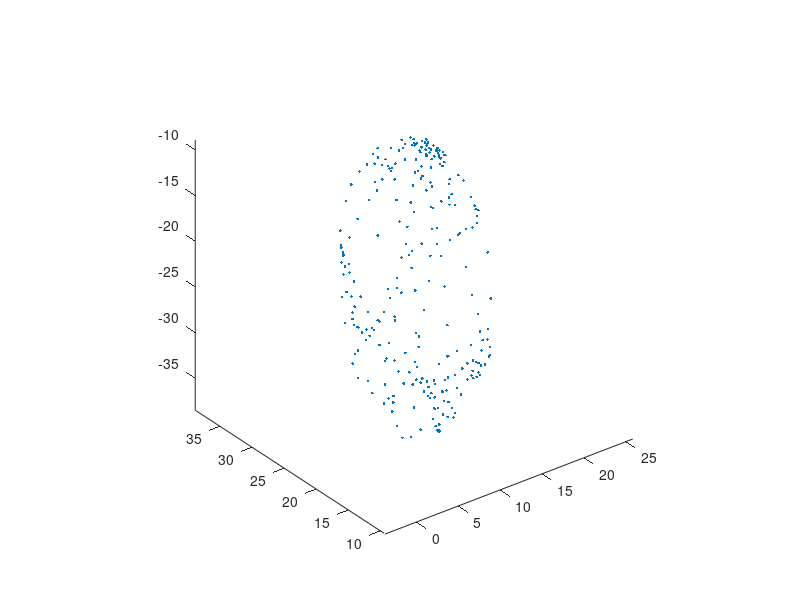

The MATLAB source for this figure: (Note: this script raises an error after producing the figure.)
clear;
clc;
close all;

A  =[
13.5917  24.1500 -36.4750 
 13.5917  24.1083 -36.4333 
 13.4750  24.4750 -36.0917 
 13.5167  25.1917 -35.1500 
 13.5000  24.9667 -35.6667 
 13.1500  24.3167 -36.4583 
 13.0250  23.5083 -37.1500 
 12.3500  22.7583 -37.7583 
 12.0083  21.8833 -38.0250 
 11.7250  21.3167 -38.0667 
 11.4250  20.6667 -37.8417 
 11.1667  20.1917 -37.4750 
 10.7500  19.7167 -37.0500 
 10.3583  19.1917 -36.0250 
 10.2750  18.4750 -34.5500 
 10.2583  18.3000 -33.0167 
 10.2583  17.9167 -31.6917 
 10.3000  17.7750 -30.1833 
 10.3000  17.6833 -27.8167 
 10.3167  17.8750 -24.5250 
 10.6250  18.7250 -20.7750 
 10.8417  19.5417 -17.9250 
 11.1000  20.5500 -15.3833 
 11.1833  21.2500 -13.5667 
 11.1667  22.2667 -12.0833 
 11.1000  23.0083 -11.0833 
 11.1250  23.5083 -10.5250 
 10.7667  23.5083 -10.5500 
 10.1000  22.9417 -11.4667 
  9.3417  22.2917 -12.7667 
  8.3750  21.5667 -14.7667 
  7.2667  21.0250 -17.4750 
  6.5667  20.8417 -19.4333 
  5.8583  20.9333 -21.3833 
  5.3000  21.2250 -22.8333 
  4.9417  21.4583 -23.8750 
  4.6250  21.9000 -24.8917 
  4.4583  22.3333 -25.6833 
  4.3000  22.7333 -26.2333 
  4.1750  23.1417 -25.6000 
  4.0000  23.4583 -25.1083 
  4.0417  23.8000 -25.2167 
  3.9167  24.1083 -25.1083 
  3.9750  24.3833 -24.6000 
  3.9750  24.3833 -23.8750 
  4.0417  24.6083 -22.2500 
  4.3583  25.3500 -20.0833 
  4.4333  26.1417 -19.8417 
  5.0167  27.2250 -18.9833 
  5.5833  28.2167 -18.8167 
  6.1417  28.9583 -19.6500 
  6.8083  29.5917 -21.0833 
  7.7667  29.8833 -22.4417 
  8.3917  29.8833 -24.5833 
  9.0583  29.7250 -26.3917 
  9.6250  29.3167 -28.1083 
  9.7750  28.9167 -29.6917 
 10.2250  28.3333 -31.4417 
 10.6417  27.7667 -32.8083 
 11.4667  26.9750 -34.1917 
 12.3750  25.9333 -35.4250 
 13.1750  25.2167 -36.1750 
 14.5000  24.2083 -36.1083 
 15.5833  23.2083 -35.7083 
 16.2917  22.5417 -34.7083 
 16.7917  21.4750 -33.6333 
 17.0083  20.7083 -32.4667 
 16.9833  20.0583 -31.3083 
 16.5667  19.3333 -30.6500 
 16.1250  18.7667 -29.3917 
 15.4833  18.3417 -28.1083 
 14.6000  17.9583 -27.7083 
 12.9583  17.6417 -27.5167 
 11.2917  17.6000 -27.5833 
 10.2083  17.7333 -27.8417 
  9.4000  17.9333 -28.5000 
  8.5000  18.5500 -31.9333 
  8.5000  19.6500 -36.1333 
  8.5167  21.2083 -37.6833 
  8.6917  22.7333 -38.5000 
  9.1917  24.2250 -38.1083 
  9.5417  25.4417 -37.1750 
  9.9000  27.0167 -35.0500 
 10.5833  27.9667 -33.1667 
 11.4667  28.4167 -31.6917 
 12.5083  28.9333 -29.4333 
 13.5583  29.2750 -27.3333 
 14.7583  29.6833 -23.8083 
 15.4417  29.6833 -19.3500 
 15.9250  29.0500 -15.3000 
 15.7500  28.2333 -12.5083 
 15.1833  27.3833 -10.7583 
 14.4167  26.4750  -9.5667 
 13.8750  25.5250  -9.2667 
 12.9750  24.6750  -9.3917 
 12.2083  24.5167  -9.3083 
 11.4000  24.1500  -9.6500 
 10.3583  24.5417  -9.4583 
  9.0833  24.8833 -10.1250 
  7.9583  24.9250 -10.9750 
  7.2500  24.8333 -11.8917 
  6.6083  25.2917 -12.9167 
  5.6667  25.7750 -14.8750 
  5.3417  26.6333 -17.1917 
  5.3167  27.5000 -19.4583 
  5.7083  28.0417 -22.0167 
  6.4000  28.4667 -24.3833 
  7.3500  28.4417 -26.3000 
  8.5417  28.1417 -29.0917 
  9.8833  27.7667 -31.0833 
 11.0083  27.0167 -32.8083 
 12.1083  26.1417 -34.1083 
 13.1083  25.4250 -34.8083 
 14.0167  24.7500 -35.0500 
 14.8167  24.0667 -34.9333 
 15.5833  23.5500 -34.4000 
 16.1833  23.2083 -33.7667 
 16.5500  22.8750 -33.1833 
 16.8500  22.4000 -32.7667 
 16.7667  21.8583 -32.6750 
 16.3083  21.7250 -33.3833 
 16.0833  21.6500 -33.7917 
 15.9833  21.2083 -33.8500 
 15.8000  20.4583 -33.3000 
 15.7667  19.8750 -32.8333 
 15.3583  19.1917 -31.3333 
 15.0833  18.7667 -29.3917 
 14.6917  18.5000 -27.0250 
 14.5167  18.6083 -25.0917 
 14.0583  18.9000 -23.0000 
 13.6917  19.3833 -20.0167 
 13.5583  20.3917 -16.9000 
 14.0583  21.5417 -14.3583 
 14.5417  23.0833 -12.9583 
 14.7167  24.3583 -11.6333 
 14.0583  25.5250 -10.4667 
 12.9750  26.3417  -9.6333 
 12.7667  26.5667  -9.6500 
 13.0250  26.5250  -9.8000 
 13.5417  26.1417  -9.9417 
 13.6917  26.3167 -10.1250 
 13.8500  26.4750 -10.2250 
 13.6500  27.0000  -9.9833 
 14.3000  27.0417 -10.6083 
 14.9000  27.2500 -11.2250 
 15.3583  27.6750 -12.3000 
 16.1833  28.0417 -13.9750 
 16.5250  28.3500 -16.3417 
 16.6250  28.6250 -18.7583 
 16.6417  28.4667 -21.1000 
 16.3583  28.3917 -23.8750 
 15.9417  28.0583 -26.3417 
 15.1833  27.7917 -29.1250 
 14.1917  27.3583 -31.4667 
 13.9583  27.0917 -32.4000 
 13.2583  26.7667 -33.6667 
 11.7250  26.5000 -35.3583 
 10.3167  26.2583 -36.1333 
  9.6917  26.2083 -36.1333 
  8.9167  25.8917 -36.2583 
  7.8500  27.0667 -33.9750 
  7.0917  28.0083 -31.2083 
  6.5667  28.8750 -28.0083 
  6.5500  29.3833 -25.3833 
  6.7917  29.7500 -21.8500 
  6.5500  29.6333 -18.2500 
  7.0083  29.3833 -15.0500 
  7.3500  28.9750 -13.1667 
  7.7167  28.1417 -11.5083 
  8.0000  27.3417 -10.4833 
  8.2750  26.5250 -10.0833 
  8.5167  25.7333  -9.9833 
  8.7750  25.1250  -9.9000 
  8.7583  24.8500 -10.0417 
  8.8000  24.6917 -10.2500 
  9.0833  25.8917  -9.6083 
  9.8167  28.0833  -9.6500 
 10.0417  29.0500 -10.8417 
 11.1250  29.7083 -11.8917 
 11.3583  30.4667 -15.0083 
 11.6833  30.4833 -20.9750 
 12.1500  29.4750 -26.5583 
 12.2667  28.5500 -29.5917 
 12.4833  27.2250 -32.5917 
 12.6917  25.8000 -34.9583 
 12.9333  23.2333 -37.0667 
 12.9750  21.3000 -37.0500 
 12.4833  19.7167 -36.2333 
 12.0917  19.0000 -35.3000 
 11.4667  18.6500 -34.3833 
 10.7250  18.2250 -33.2333 
  9.9750  18.1417 -31.8750 
  9.1000  18.1833 -30.6917 
  7.8750  18.8417 -30.3917 
  7.5083  18.9250 -28.6250 
  7.5250  19.1500 -24.9583 
  7.9167  19.7583 -20.7583 
  8.0000  20.4167 -18.6000 
  8.0500  21.3833 -16.4333 
  8.1500  22.5083 -14.5583 
  8.5417  23.4750 -12.7667 
  9.1500  24.5583 -11.2250 
  9.9250  25.4667 -10.1833 
 11.0083  26.3000  -9.5000 
 12.2083  26.9750  -9.5500 
 13.3500  26.9750  -9.8167 
 14.6000  26.6833 -10.3917 
 15.9250  26.8000 -11.4833 
 16.5667  27.0667 -12.6917 
 16.1250  27.4667 -12.4833 
 15.4833  27.1500 -11.3500 
 15.4250  26.0667 -10.6917 
 15.3417  25.6417 -10.7167 
 15.3000  25.0167 -10.5917 
 15.2333  24.8083 -10.8167 
 15.3583  24.7500 -10.8417 
 14.6250  25.6417  -9.9250 
 13.8167  26.3417  -9.4583 
 13.0000  26.6333  -9.1250 
 12.7500  26.8000  -8.9417 
 11.8750  27.0167  -8.9833 
 10.4000  26.7500  -9.2250 
 10.9417  25.6417  -8.9250 
 12.3500  24.8500  -9.3333 
 14.2583  24.0000 -10.3917 
 15.9000  23.4167 -12.6083 
 17.6333  22.5833 -16.6833 
 18.2167  21.8833 -21.1667 
 18.2167  21.4000 -26.0083 
 17.7167  21.2250 -29.0917 
 16.6667  21.3000 -32.4667 
 15.0417  21.9250 -35.6417 
 13.2333  23.1417 -37.0500 
 11.3833  24.4750 -36.9417 
  9.5833  25.3333 -36.1500 
  7.5500  25.9333 -34.6833 
  5.7917  25.8500 -32.3833 
  4.4583  24.9833 -29.9417 
  4.0167  23.5917 -27.7250 
  4.8167  21.5667 -23.7500 
  6.4417  20.6833 -20.3917 
  8.2750  20.7083 -17.0083 
  9.3417  20.5917 -16.5000 
 10.7250  20.0250 -16.7917 
 12.2667  19.9667 -16.8417 
 13.5917  20.1417 -16.6250 
 14.3833  20.3000 -16.5583 
 15.5167  20.7083 -16.9667 
 16.5083  21.3417 -17.1333 
 17.0500  22.0583 -16.8417 
 17.5083  22.8333 -16.6417 
 17.5917  23.0833 -16.3917 
 17.4167  23.4167 -15.5583 
 16.8083  23.8000 -13.6833 
 14.3417  24.4250 -10.5667 
 14.1000  23.9583 -11.0167 
 14.6917  24.0500 -11.0583 
 14.5833  24.7167 -10.6083 
 14.7167  25.0167 -10.4833 
 14.5583  25.1750 -10.2250 
 14.3833  26.2583  -9.8833 
 14.4167  26.7083 -10.0167 
 13.9583  25.4417  -9.8583 
 13.1500  24.0167 -10.1833 
 11.7500  23.7750 -10.3750 
 11.8750  22.5083 -11.5917 
 12.3333  21.4333 -13.3167 
 13.2333  21.3417 -13.9583 
 13.3750  21.5917 -13.3417 
 13.8500  21.8083 -13.2333 
 13.7750  22.0417 -11.6750 
];


plot3(A(:,1), A(:,2), A(:,3), '.');
axis equal

[A, b, expmfs] = magcal(A, 'auto')
